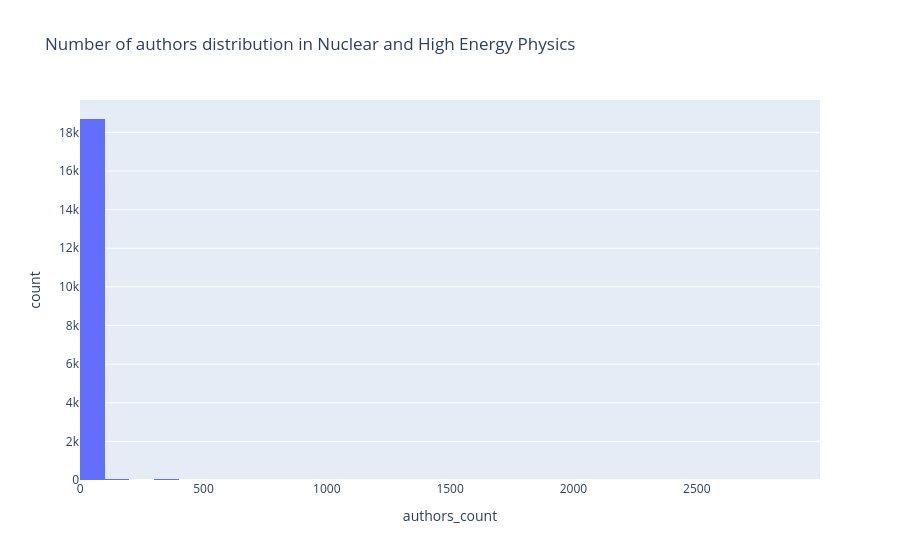

Write notebook code for a chart like this one.
### Code cell
subfield_name = "Nuclear and High Energy Physics"
px.histogram((
        df_count_authors_subfields
        .sort_values("authors_count", ascending=False)
        .query("subfield_name == @subfield_name")
        # .groupby(["subfield_id", "subfield_name", "field_name", "domain_name"], as_index=False)
        # .authors_count
        # .median()
), x="authors_count", title=f"Number of authors distribution in {subfield_name}", nbins=30)

### Figure 1 — Plotly figure (JSON) as saved in the notebook; plotly's stock layout.template omitted (floating-point values rounded to 4 significant figures; data arrays with more than 128 entries replaced by an {"elided": "..."} marker saying what was removed)
{"data": [{"bingroup": "x", "hovertemplate": "authors_count=%{x}<br>count=%{y}<extra></extra>", "legendgroup": "", "marker": {"color": "#636efa", "pattern": {"shape": ""}}, "name": "", "nbinsx": 30, "orientation": "v", "showlegend": false, "x": {"elided": "18845 int values"}, "xaxis": "x", "yaxis": "y", "type": "histogram"}], "layout": {"xaxis": {"anchor": "y", "domain": [0.0, 1.0], "title": {"text": "authors_count"}}, "yaxis": {"anchor": "x", "domain": [0.0, 1.0], "title": {"text": "count"}}, "legend": {"tracegroupgap": 0}, "title": {"text": "Number of authors distribution in Nuclear and High Energy Physics"}, "barmode": "relative"}}
